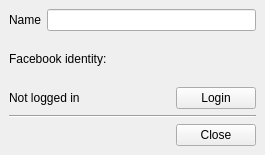
<ui version="4.0" >
 <class>PlayerOptionsDialog</class>
 <widget class="QWidget" name="PlayerOptionsDialog" >
  <property name="geometry" >
   <rect>
    <x>0</x>
    <y>0</y>
    <width>265</width>
    <height>155</height>
   </rect>
  </property>
  <property name="windowTitle" >
   <string>Player options</string>
  </property>
  <layout class="QVBoxLayout" >
   <property name="margin" >
    <number>9</number>
   </property>
   <property name="spacing" >
    <number>6</number>
   </property>
   <item>
    <layout class="QHBoxLayout" >
     <property name="margin" >
      <number>0</number>
     </property>
     <property name="spacing" >
      <number>6</number>
     </property>
     <item>
      <widget class="QLabel" name="label" >
       <property name="text" >
        <string>Name</string>
       </property>
      </widget>
     </item>
     <item>
      <widget class="QLineEdit" name="nameBox" >
       <property name="minimumSize" >
        <size>
         <width>200</width>
         <height>0</height>
        </size>
       </property>
       <property name="maxLength" >
        <number>20</number>
       </property>
      </widget>
     </item>
    </layout>
   </item>
   <item>
    <widget class="QLabel" name="label_2" >
     <property name="text" >
      <string>Facebook identity:</string>
     </property>
    </widget>
   </item>
   <item>
    <layout class="QHBoxLayout" >
     <property name="margin" >
      <number>0</number>
     </property>
     <property name="spacing" >
      <number>6</number>
     </property>
     <item>
      <widget class="QLabel" name="facebookName" >
       <property name="text" >
        <string>Not logged in</string>
       </property>
      </widget>
     </item>
     <item>
      <widget class="QPushButton" name="facebookButton" >
       <property name="sizePolicy" >
        <sizepolicy>
         <hsizetype>4</hsizetype>
         <vsizetype>0</vsizetype>
         <horstretch>0</horstretch>
         <verstretch>0</verstretch>
        </sizepolicy>
       </property>
       <property name="text" >
        <string>Login</string>
       </property>
      </widget>
     </item>
    </layout>
   </item>
   <item>
    <widget class="Line" name="line" >
     <property name="orientation" >
      <enum>Qt::Horizontal</enum>
     </property>
    </widget>
   </item>
   <item>
    <layout class="QHBoxLayout" >
     <property name="margin" >
      <number>0</number>
     </property>
     <property name="spacing" >
      <number>6</number>
     </property>
     <item>
      <spacer>
       <property name="orientation" >
        <enum>Qt::Horizontal</enum>
       </property>
       <property name="sizeHint" >
        <size>
         <width>40</width>
         <height>20</height>
        </size>
       </property>
      </spacer>
     </item>
     <item>
      <widget class="QPushButton" name="closeButton" >
       <property name="text" >
        <string>Close</string>
       </property>
      </widget>
     </item>
    </layout>
   </item>
  </layout>
 </widget>
 <resources/>
 <connections/>
</ui>
